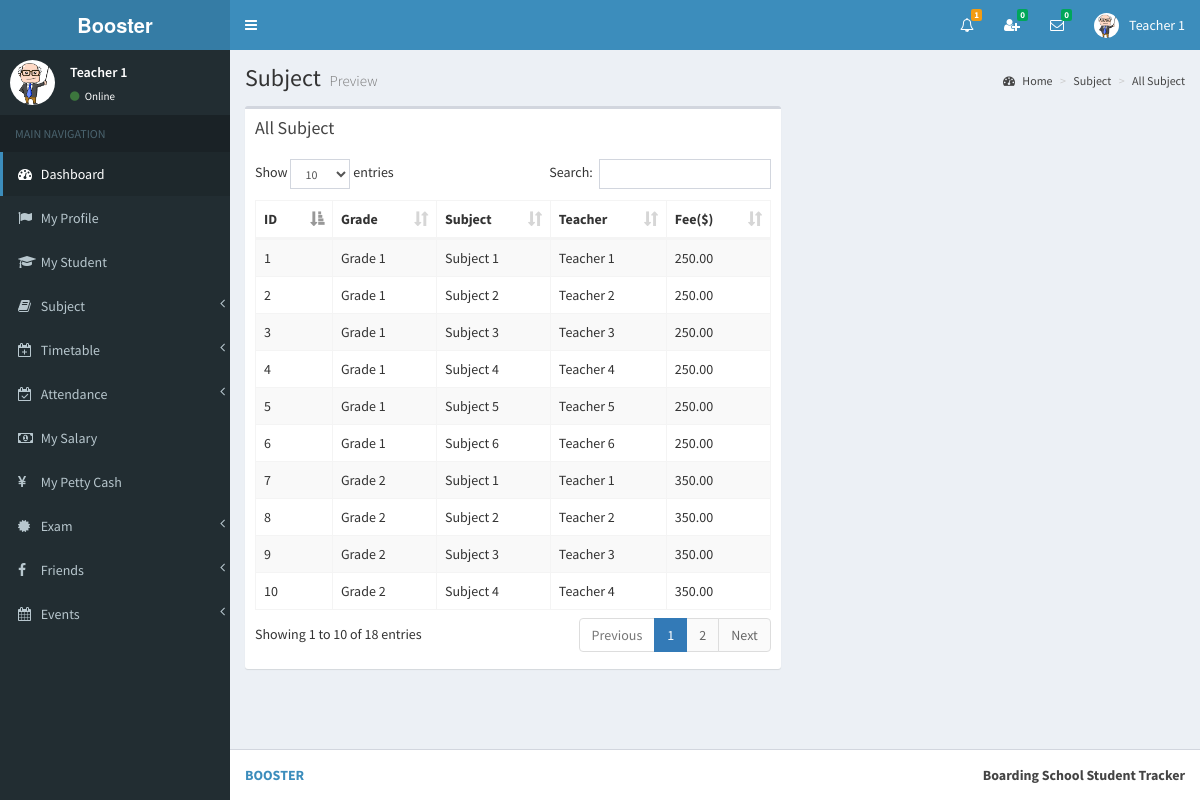
Page /view/all_subject2.php (signed in) on the committed database.
### tables this page shows
CREATE TABLE `teacher` (
  `id` int(11) NOT NULL,
  `full_name` varchar(255) NOT NULL,
  `i_name` varchar(255) NOT NULL,
  `gender` varchar(255) NOT NULL,
  `address` varchar(255) NOT NULL,
  `phone` varchar(255) NOT NULL,
  `email` varchar(255) NOT NULL,
  `image_name` varchar(255) NOT NULL,
  `index_number` bigint(11) NOT NULL,
  `reg_date` date NOT NULL
);

CREATE TABLE `subject_routing` (
  `id` int(11) NOT NULL,
  `grade_id` int(11) NOT NULL,
  `subject_id` int(11) NOT NULL,
  `teacher_id` int(11) NOT NULL,
  `fee` double(11,2) NOT NULL
);

CREATE TABLE `grade` (
  `id` int(11) NOT NULL,
  `name` varchar(255) NOT NULL,
  `admission_fee` double(11,2) NOT NULL,
  `hall_charge` int(11) NOT NULL
);

CREATE TABLE `subject` (
  `id` int(11) NOT NULL,
  `name` varchar(255) NOT NULL
);

### view/all_subject2.php (the view, shortened to what this page needs)
<?php include_once('head.php'); ?>
<?php include_once('header_teacher.php'); ?>
<?php include_once('sidebar2.php'); ?>
<div class="content-wrapper">
    <section class="content-header">
    	<h1>
        	Subject
            <small>Preview</small>
        </h1>
        <ol class="breadcrumb">
        	<li><a href="#"><i class="fa fa-dashboard"></i> Home</a></li>
            <li><a href="#">Subject</a></li>
            <li><a href="#">All Subject</a></li>
        </ol>
	</section>
	<section class="content" >
    	<div class="row" id="table1">
        	<div class="col-md-7">
            	<div class="box">
                	<div class="box-header">
                  		<h3 class="box-title">All Subject</h3>
                	</div>
                	<div class="box-body table-responsive">
                		<table id="example1" class="table table-bordered table-striped">
                            <thead>
                                <th class="col-md-1">ID</th>
                                <th class="col-md-1">Grade</th>
                                <th class="col-md-1">Subject</th>
                                <th class="col-md-1">Teacher</th>
                                <th class="col-md-1">Fee($)</th>
                            </thead>
                        	<tbody>
<?php
include_once('../controller/config.php');
$sql="select subject_routing.id as sr_id,subject_routing.fee as s_fee,grade.name as g_name,subject.name as s_name,teacher.i_name as t_name
	  from subject_routing
      inner join grade
      on subject_routing.grade_id=grade.id
      inner join subject
      on subject_routing.subject_id=subject.id
      inner join teacher
      on subject_routing.teacher_id=teacher.id";
$result=mysqli_query($conn,$sql);
$count = 0;
if(mysqli_num_rows($result) > 0) {
	while($row=mysqli_fetch_assoc($result)){
		$count++;
?>
                                <tr>
                                    <td><?php echo $count; ?></td>
               <td id="td1_<?php echo $row['sr_id']; ?>"><?php echo $row['g_name']; ?></td>
               <td id="td2_<?php echo $row['sr_id']; ?>"><?php echo $row['s_name']; ?></td>
               <td id="td3_<?php echo $row['sr_id']; ?>"><?php echo $row['t_name']; ?></td>
               <td id="td4_<?php echo $row['sr_id']; ?>"><?php echo $row['s_fee']; ?></td>
                            	</tr>
<?php } } ?>
                        	</tbody>
                    	</table>
                	</div>
            	</div>
        	</div>
    	</div>
	</section>
</div>
<?php include_once('footer.php');?>

### view/header_teacher.php (shortened to what this page needs)
<body class="hold-transition skin-blue sidebar-mini" >
<div class="wrapper">
  <header class="main-header" >
    <a href="" class="logo">
      <span class="logo-lg"><strong>Booster</strong></span>
    </a>
    <nav class="navbar navbar-static-top">
		<a href="#" class="sidebar-toggle" data-toggle="offcanvas" role="button">
       	</a>
		<div class="navbar-custom-menu">
			<ul class="nav navbar-nav">
              <li class="dropdown notifications-menu">
                <a href="#" class="dropdown-toggle" data-toggle="dropdown">
                  <i class="fa fa-bell-o"></i>
<?php
include_once('../controller/config.php');
$my_type=$_SESSION["type"];
$my_index=$_SESSION["index_number"];
if($my_type == 'Teacher'){
	$sql1="SELECT COUNT(id) FROM notification_history WHERE user_type='Teacher' AND index_number='$my_index' AND _isread='0'";
	$result1=mysqli_query($conn,$sql1);
	$row1=mysqli_fetch_assoc($result1);
	$notfi_count=$row1['COUNT(id)'];
?>
                  <span class="label label-warning"><?php echo $notfi_count; ?></span>
                </a>
              </li>
<?php }  ?>
<?php
include_once('../controller/config.php');
$my_index=$_SESSION["index_number"];
$my_type=$_SESSION["type"];
$sql="SELECT count(id)
      FROM my_friends
      WHERE my_index='$my_index' AND _status='Pending' AND _isread='0'";
$result=mysqli_query($conn,$sql);
$row=mysqli_fetch_assoc($result);
$unread_count=$row['count(id)'];
?>
              <li class="dropdown messages-menu"  id="friend_request">
              	<a href="#" class="dropdown-toggle" data-toggle="dropdown" onClick="showFriendRequest('<?php echo $my_index; ?>','<?php echo $my_type; ?>')">
                  <i class="fa fa-user-plus"></i>
                  <span class="label label-success"><?php echo $unread_count; ?></span>
                </a>
              </li>
<?php
include_once('../controller/config.php');
$my_index=$_SESSION["index_number"];
$unread_msg_count=0;
$sql="SELECT * FROM my_friends WHERE my_index='$my_index'";
$result=mysqli_query($conn,$sql);
while($row=mysqli_fetch_assoc($result)){
	$friend_index=$row['friend_index'];
	$sql1="SELECT count(id)
		  FROM online_chat
		  WHERE user_index='$friend_index' AND _isread='0'";
	$result1=mysqli_query($conn,$sql1);
	$row1=mysqli_fetch_assoc($result1);
	$unread_msg_count+=$row1['count(id)'];
}
?>
              <li class="dropdown messages-menu" id="unread_msg">
                <a href="#" class="dropdown-toggle" data-toggle="dropdown" >
                  <i class="fa fa-envelope-o"></i>
                  <span class="label label-success"><?php echo $unread_msg_count; ?></span>
                </a>
<?php
include_once('../controller/config.php');
$index=$_SESSION["index_number"];
$type=$_SESSION["type"];
$time='';
$file_path='';
	$sql="SELECT
           DISTINCT conversation_id,friend_index
           FROM
              my_friends
           WHERE
              	my_index='$index'
           ORDER BY
              conversation_id";
	$result=mysqli_query($conn,$sql);
	while($row=mysqli_fetch_assoc($result)){
		$conversation_id=$row['conversation_id'];
		$friend_index=$row['friend_index'];
		$sql3="SELECT * FROM my_friends WHERE conversation_id='$conversation_id' and friend_index='$friend_index'";
		$result3=mysqli_query($conn,$sql3);
		$row3=mysqli_fetch_assoc($result3);
		$friend_type=$row3['friend_type'];
		if($friend_type == "Admin"){
			$sql1="SELECT * FROM admin WHERE index_number='$friend_index'";
			$result1=mysqli_query($conn,$sql1);
			$row1=mysqli_fetch_assoc($result1);
			$friend_name=$row1['i_name'];
			$friend_image=$row1['image_name'];
		}
		if($friend_type == "Teacher"){
			$sql1="SELECT * FROM teacher WHERE index_number='$friend_index'";
			$result1=mysqli_query($conn,$sql1);
			$row1=mysqli_fetch_assoc($result1);
			$friend_name=$row1['i_name'];
			$friend_image=$row1['image_name'];
		}
		if($friend_type == "Student"){
			$sql1="SELECT * FROM student WHERE index_number='$friend_index'";
			$result1=mysqli_query($conn,$sql1);
			$row1=mysqli_fetch_assoc($result1);
			$friend_name=$row1['i_name'];
			$friend_image=$row1['image_name'];
		}
		$sql2="SELECT * FROM online_chat WHERE conversation_id='$conversation_id' ORDER BY id DESC LIMIT 1";
		$result2=mysqli_query($conn,$sql2);
		while($row2=mysqli_fetch_assoc($result2)){
			$last_msg=$row2['msg'];
			$msg_time=$row2['time'];
			$datetime1 = new DateTime($msg_time);
			$datetime2 = new DateTime();
			$interval = $datetime1->diff($datetime2);
			$year = $interval->format('%y y ');
			$month = $interval->format('%m m ');
			$days = $interval->format('%a d');
			$hours = $interval->format('%h h');
			$minutes = $interval->format('%i mins');
			$seconds = $interval->format('%s sec');
			if($year>0){
				$time=$year;
			}else if($month>0){
				$time=$month;
			}else if($days>0){
				$time=$days;
			}else if($hours>0){
				$time=$hours;
			}else if($minutes>0){
				$time=$minutes;
			}else{
				$time=$seconds;
			}
			if($type=="Admin"){
				$file_path="my_friends.php?do=showChatBox&my_index=$index&conversation_id=$conversation_id&friend_index=$friend_index&my_type=$type";
			}
			if($type=="Teacher"){
				$file_path="my_friends2.php?do=showChatBox&my_index=$index&conversation_id=$conversation_id&friend_index=$friend_index&my_type=$type";
			}
			if($type=="Student"){
				$file_path="my_friends1.php?do=showChatBox&my_index=$index&conversation_id=$conversation_id&friend_index=$friend_index&my_type=$type";
			}
?>
                      <li>
                        <a href="<?php echo $file_path; ?>" onClick="msgRead('<?php echo $index; ?>','<?php echo $conversation_id; ?>','<?php echo $friend_index; ?>','<?php echo $type; ?>')">
                          <div class="pull-left">
                            <img src="../<?php echo $friend_image; ?>" class="img-circle" alt="User Image">
                          </div>
                          <h4>
                            <?php echo $friend_name; ?>
                            <small><i class="fa fa-clock-o"></i> <?php echo $time; ?></small>
                          </h4>
                          <p><?php echo $last_msg; ?></p>
                        </a>
                      </li>
 <?php } } ?>
              </li>
<?php
include_once('../controller/config.php');
if($type=="Teacher"){
	$sql="SELECT * FROM teacher where index_number='$index'";
	$result=mysqli_query($conn,$sql);
	$row=mysqli_fetch_assoc($result);
}
?>
            	<li class="dropdown user user-menu">
                    <a href="#" class="dropdown-toggle" data-toggle="dropdown">
                      <img src="../<?php echo $row['image_name']; ?>" class="user-image" alt="User Image">
                      <span class="hidden-xs"><?php echo $row['i_name']; ?></span>
                    </a>
              </li>
            </ul>
        </div>
	</nav>
  </header>

### view/sidebar2.php (shortened to what this page needs)
  <aside class="main-sidebar">
    <section class="sidebar">
<?php
include_once('../controller/config.php');
$index=$_SESSION["index_number"];
$sql="SELECT * FROM teacher WHERE index_number='$index'";
$result=mysqli_query($conn,$sql);
$row=mysqli_fetch_assoc($result);
$name=$row['i_name'];
$image=$row['image_name'];
?>
      <div class="user-panel">
      	<div class="pull-left image">
        	<img src="../<?php echo $image; ?>" class="img-circle" alt="User Image">
        </div>
        <div class="pull-left info">
        	<p><?php echo $name; ?></p>
            <a href="#"><i class="fa fa-circle text-success"></i> Online</a>
        </div>
      </div>
      <ul class="sidebar-menu">
        <li class="header">MAIN NAVIGATION</li>
        <li class="active treeview">
          <a href="dashboard2.php">
            <i class="fa fa-dashboard"></i> <span>Dashboard</span>
          </a>
        </li>
        <li>
          <a href="teacher_profile2.php">
            <i class="fa fa-flag"></i> <span>My Profile</span>
          </a>
        </li>
         <li>
          <a href="my_student.php">
            <i class="fa fa-graduation-cap"></i> <span>My Student</span>
          </a>
        </li>
        <li class="treeview">
          <a href="#">
            <i class="fa fa-book"></i>
            <span>Subject</span>
            <span class="pull-right-container">
              <i class="fa fa-angle-left pull-right"></i>
            </span>
          </a>
        </li>
        <li class="treeview">
          <a href="#">
            <i class="fa fa-calendar-plus-o"></i>
            <span>Timetable</span>
            <span class="pull-right-container">
              <i class="fa fa-angle-left pull-right"></i>
            </span>
          </a>
        </li>
         <li class="treeview">
          <a href="#">
            <i class="fa fa-calendar-check-o"></i>
            <span>Attendance</span>
            <span class="pull-right-container">
              <i class="fa fa-angle-left pull-right"></i>
            </span>
          </a>
        </li>
        <li>
          <a href="my_salary.php">
            <i class="fa fa-money"></i> <span>My Salary</span>
          </a>
        </li>
         <li>
          <a href="my_petty_cash.php">
            <i class="fa fa-yen"></i> <span>My Petty Cash</span>
          </a>
        </li>
         <li class="treeview">
          <a href="#">
            <i class="fa fa-certificate"></i>
            <span>Exam</span>
            <span class="pull-right-container">
              <i class="fa fa-angle-left pull-right"></i>
            </span>
          </a>
        </li>
        <li class="treeview">
          <a href="#">
            <i class="fa fa-facebook"></i>
            <span>Friends</span>
            <span class="pull-right-container">
              <i class="fa fa-angle-left pull-right"></i>
            </span>
          </a>
        </li>
         <li class="treeview">
          <a href="#">
            <i class="fa fa-calendar"></i>
            <span>Events</span>
            <span class="pull-right-container">
              <i class="fa fa-angle-left pull-right"></i>
            </span>
          </a>
        </li>
      </ul>
    </section>
  </aside>

### view/all_subject2.php (style rules this page uses)
body { overflow-y:scroll; }

### rows in the picture
teacher: image_name (picture), i_name "Teacher 1"
subject_routing: grade.name "Grade 1", subject.name "Subject 1", teacher.i_name "Teacher 1", fee "250.00"
subject_routing: grade.name "Grade 1", subject.name "Subject 2", teacher.i_name "Teacher 2", fee "250.00"
subject_routing: grade.name "Grade 1", subject.name "Subject 3", teacher.i_name "Teacher 3", fee "250.00"
subject_routing: grade.name "Grade 1", subject.name "Subject 4", teacher.i_name "Teacher 4", fee "250.00"
subject_routing: grade.name "Grade 1", subject.name "Subject 5", teacher.i_name "Teacher 5", fee "250.00"
subject_routing: grade.name "Grade 1", subject.name "Subject 6", teacher.i_name "Teacher 6", fee "250.00"
subject_routing: grade.name "Grade 2", subject.name "Subject 1", teacher.i_name "Teacher 1", fee "350.00"
subject_routing: grade.name "Grade 2", subject.name "Subject 2", teacher.i_name "Teacher 2", fee "350.00"
subject_routing: grade.name "Grade 2", subject.name "Subject 3", teacher.i_name "Teacher 3", fee "350.00"
subject_routing: grade.name "Grade 2", subject.name "Subject 4", teacher.i_name "Teacher 4", fee "350.00"

### other values in the picture
$notfi_count "1"
$unread_count "0"
$unread_msg_count "0"
